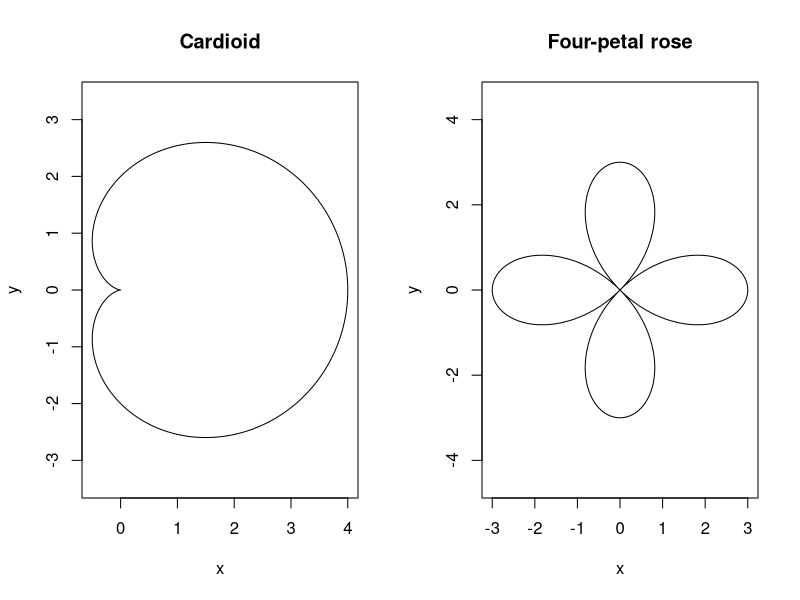

R code for this plot:
theta <- seq(0,2*pi,length.out=1200)
par(mfrow=c(1,2))
r <- 2*(1+cos(theta))
plot(r*cos(theta),r*sin(theta),type="l",asp=1,
     xlab="x",ylab="y",main="Cardioid")
r <- 3*cos(2*theta)
plot(r*cos(theta),r*sin(theta),type="l",asp=1,
     xlab="x",ylab="y",main="Four-petal rose")
par(mfrow=c(1,1))
